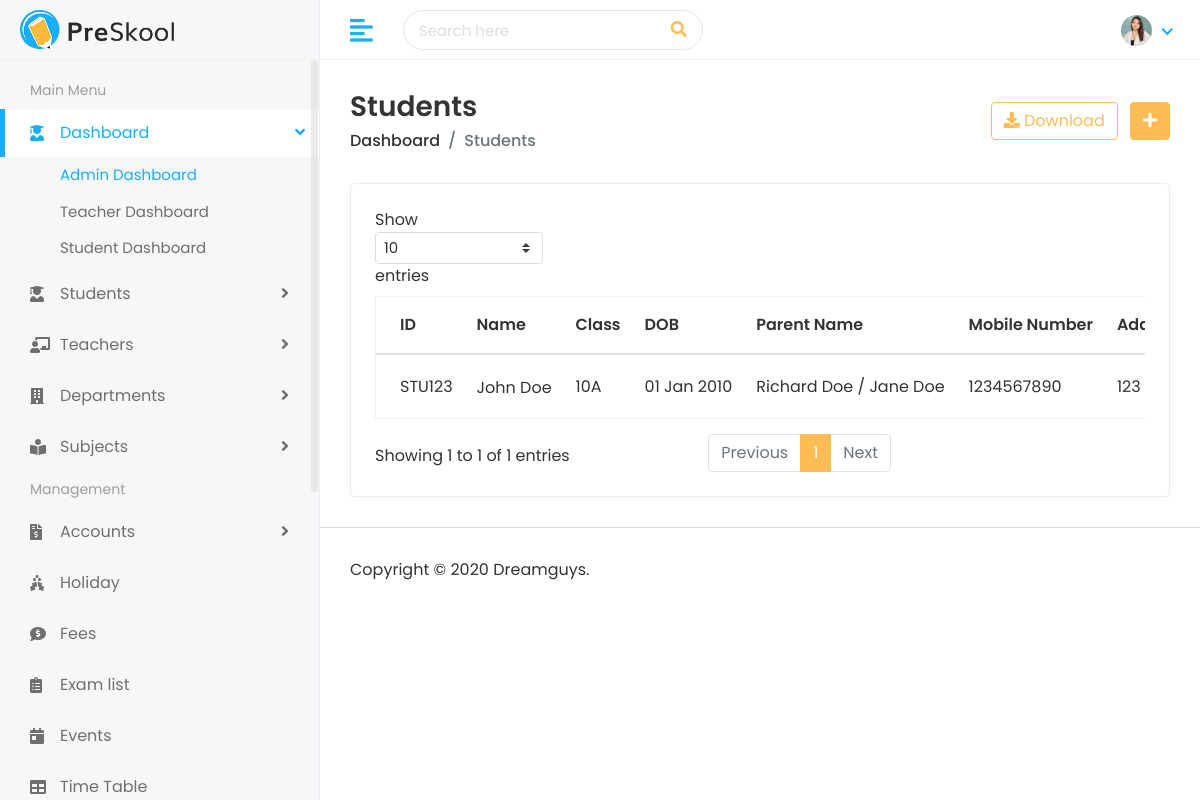
The page /student/ on the database its author committed.
### student/models.py (models this page shows, shortened)
class Student(models.Model):
    first_name = models.CharField(max_length=100)
    last_name = models.CharField(max_length=100)
    student_id = models.CharField(max_length=20)
    gender = models.CharField(max_length=10,
        choices=[('Male', 'Male'), ('Female', 'Female')])
    date_of_birth = models.DateField()
    student_class = models.CharField(max_length=50)
    joining_date = models.DateField()
    mobile_number = models.CharField(max_length=15)
    admission_number = models.CharField(max_length=20)
    section = models.CharField(max_length=10)
    student_image = models.ImageField(upload_to='students/', blank=True)
    parent = models.OneToOneField(Parent, on_delete=models.CASCADE)

class Parent(models.Model):
    father_name = models.CharField(max_length=100)
    father_occupation = models.CharField(max_length=100, blank=True)
    father_mobile = models.CharField(max_length=15)
    father_email = models.EmailField(max_length=100)
    mother_name = models.CharField(max_length=100)
    mother_occupation = models.CharField(max_length=100, blank=True)
    mother_mobile = models.CharField(max_length=15)
    mother_email = models.EmailField(max_length=100)
    present_address = models.TextField()
    permanent_address = models.TextField()

### student/views.py (the view)
# urls.py: path('', views.student_list, name='student_list'),
def student_list(request):
    students = Student.objects.all()
    return render(request, 'students/students.html', {'student_list': students})

### templates/students/students.html (shortened to what this page needs)
{% extends 'Home/base.html' %}
{% load static %}
{% block body %}
         <div class="page-wrapper">
            <div class="content container-fluid">
               <div class="page-header">
                  <div class="row align-items-center">
                     <div class="col">
                        <h3 class="page-title">Students</h3>
                        <ul class="breadcrumb">
                           <li class="breadcrumb-item"><a href="">Dashboard</a></li>
                           <li class="breadcrumb-item active">Students</li>
                        </ul>
                     </div>
                     <div class="col-auto text-right float-right ml-auto">
                        <a href="#" class="btn btn-outline-primary mr-2"><i class="fas fa-download"></i> Download</a>
                        <a href="{% url 'add_student' %}" class="btn btn-primary"><i class="fas fa-plus"></i></a>
                     </div>
                  </div>
               </div>
               <div class="row">
                  <div class="col-sm-12">
                     <div class="card card-table">
                        <div class="card-body">
                           <div class="table-responsive">
                              <table class="table table-hover table-center mb-0 datatable">
                                 <thead>
                                    <tr>
                                       <th>ID</th>
                                       <th>Name</th>
                                       <th>Class</th>
                                       <th>DOB</th>
                                       <th>Parent Name</th>
                                       <th>Mobile Number</th>
                                       <th>Address</th>
                                    </tr>
                                 </thead>
                                 <tbody>
                                    {% for student in student_list %}
                                    <tr>
                                       <td>{{ student.student_id}}</td>
                                       <td>
                                          <h2 class="table-avatar">
                                             <a href="{% url 'view_student' student.student_id %}">{{ student.first_name }} {{ student.last_name}}</a>
                                          </h2>
                                       </td>
                                       <td>{{ student.student_class }}</td>
                                       <td>{{ student.date_of_birth|date:"d M Y" }}</td>
                                       <td>{{ student.parent.father_name }} / {{ student.parent.mother_name }}</td>
                                       <td>{{ student.mobile_number }}</td>
                                       <td>{{ student.parent.present_address }}</td>
                                    </tr>
                                    {% endfor %}
                                 </tbody>
                              </table>
                           </div>
                        </div>
                     </div>
                  </div>
               </div>
            </div>
            <footer>
               <p>Copyright © 2020 Dreamguys.</p>
            </footer>
         </div>
      </div>
   </body>
</html>
{% endblock %}

### static/assets/css/style.css (style rules this page uses)
html { height: 100%; }
body { background-color: #fff; color: #333; font-family: 'Poppins', sans-serif; font-size: 1rem; height: 100%; line-height: 1.5; overflow-x: hidden; }
h1, h2, h3, h4, h5, h6 { font-family: 'Poppins', sans-serif; margin-top: 0; }
ul, ol { padding: 0px; list-style: none; }
.table { color: #333; max-width: 100%; margin-bottom: 0; width: 100%; }
.table.dataTable { border-collapse: collapse !important; border: 1px solid rgba(0, 0, 0, 0.05); }
table.table td h2 { display: inline-block; font-size: inherit; font-weight: 400; margin: 0; padding: 0; vertical-align: middle; }
table.table td h2.table-avatar { align-items: center; display: inline-flex; font-size: inherit; font-weight: 400; margin: 0; padding: 0; vertical-align: middle; white-space: nowrap; }
table.table td h2 a { color: #333; }
.table thead tr th { font-weight: 600; }
.table tbody tr { border-bottom: 1px solid rgba(0, 0, 0, 0.05); }
.table.table-center td, .table.table-center th { vertical-align: middle; }
.card-table .card-body .table > thead > tr > th { border-top: 0; }
.card-table .card-body .table tr td:first-child, .card-table .card-body .table tr th:first-child { padding-left: 1.5rem; }
.card-table .table td, .card-table .table th { border-top: 1px solid #e2e5e8; padding: 1rem 0.75rem; white-space: nowrap; }
.btn-primary { background-color: #FFBC53; border: 1px solid #FFBC53; }
.btn-outline-primary { color: #FFBC53; border-color: #FFBC53; }
.card { border: 1px solid #ececf5; box-shadow: 0 1px 3px 0 rgba(0, 0, 0, 0.03); margin-bottom: 1.875rem; }
.card-body { padding: 1.5rem; }
footer { padding: 1.875rem 1.875rem; border-top: 1px solid #ddd; }
footer p { margin: 0px; }
.page-wrapper { margin-left: 320px; padding-top: 60px; position: relative; transition: all 0.4s ease; }
.page-wrapper > .content { padding: 1.875rem 1.875rem 0; }
.page-header { margin-bottom: 1.875rem; }
.page-header .breadcrumb { background-color: transparent; color: #6c757d; font-size: 1rem; font-weight: 500; margin-bottom: 0; padding: 0; }
.page-header .breadcrumb a { color: #333; }
.page-title { font-size: 28px; font-weight: 600; color: #333; margin-bottom: 5px; }

### rows shown on the page
Student: student_id "STU123", first_name "John", last_name "Doe", student_class "10A", date_of_birth "01 Jan 2010", parent.father_name "Richard Doe", parent.mother_name "Jane Doe", mobile_number "1234567890", parent.present_address "123…"
